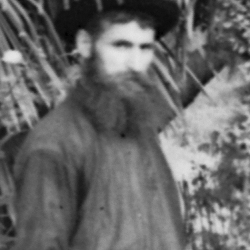
%> input picture data/alleia/r.png, 250 x 250 px
$ octave main.m   (GNU Octave 9; MATLAB toolbox functions it lacks are replaced by stand-ins)
%> lines starting %> are read from the running program, lines starting %| are printed output that depends on the picture
### load_channels.m
function channels = load_channels(folder, scale)
%> called with folder = 'data/factory/'
if nargin == 1
    scale = 1;
end
    channels = {};
    channels{1} = imread(strcat(folder, 'r.png'));
    channels{2} = imread(strcat(folder, 'g.png'));
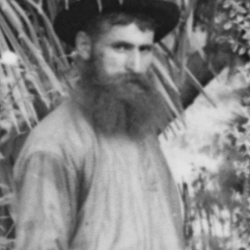
%> input picture data/alleia/g.png, 250 x 250 px
    channels{3} = imread(strcat(folder, 'b.png'));
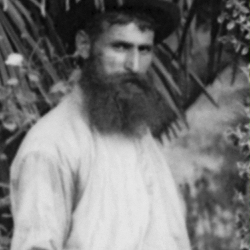
%> input picture data/alleia/b.png, 250 x 250 px
if scale ~= 1
    for i=1:numel(channels)
        channels{i} = imresize(channels{i}, scale);
    end
end
    for i=1:3
        channel = channels{i};
        if size(channel, 3) == 3
            channel = channel(:, :, i);
        end
        channels{i} = channel;
    end
%> after the loop, channels = 3 items

    max_size = [1, 1];
    for i=1:3
        max_size = max(max_size, size(channels{i}));
    end

    for i=1:3
        channel = channels{i};
        tmp = channel;
        channel = zeros(max_size);
        channel(1:size(tmp, 1), 1:size(tmp, 2)) = tmp;
        channels{i} = uint8(channel);% ./ 255;
    end

end

### crop.m
function cropped = crop(image, scale)
    if nargin == 1
        scale = 0.9;
    end
    assert(scale <= 1);
    resolution = size(image); resolution = int32(resolution(1:2));
    cropped_resolution = int32(resolution * scale);
    diff = resolution - cropped_resolution;

    top_left = int32(max((diff / 2), int32([1, 1])));
    bottom_right = top_left + cropped_resolution;

    cropped = image(top_left(1):bottom_right(1), top_left(2):bottom_right(2), :, :);
end

### compute_pyramids.m
function pyramids = compute_pyramids(channels, arg, option_minres)
    pyramids = {};
    method = 'Canny';
    for i = 1:3
        M = min(size(channels{i}));
        pyramids{i}{1} = {};
        pyramids{i}{1}{1} = channels{i};
        pyramids{i}{1}{2} = edge(channels{i},method,[], M/100.0);

        if (option_minres == 'minres')
            d = 2;
            while M > arg
                pyramids{i}{d} = {};
                pyramids{i}{d}{1} = impyramid(pyramids{i}{d-1}{1}, 'reduce');
                pyramids{i}{d}{2} = edge(pyramids{i}{d}{1},method,[],M/100.0);
                M = min(size( pyramids{i}{d}{1}));
                d = d+1;
            end
        else
            for d = 2:arg
                pyramids{i}{d} = {};
                pyramids{i}{d}{1} = impyramid(pyramids{i}{d-1}{1}, 'reduce');
                pyramids{i}{d}{2} = edge(pyramids{i}{d}{1},method,[],M/100.0);
                M = min(size( pyramids{i}{d}{1}));
            end
        end

    end
end

### recalage.m
function [p_g, q_g, p_b, q_b, a_g,  a_b, s_g, s_b] = recalage(pyramids, type, dof)
    if nargin ==1
        type = "im";
        dof ="full";
    end

    if nargin ==2
        dof ="full";
    end

    if(dof=="full")
        [p_g, q_g, p_b, q_b, a_g,  a_b, s_g, s_b] = recalage_transform(pyramids, type);
    else
        [p_g, q_g, p_b, q_b, a_g,  a_b, s_g, s_b] = recalage_translation(pyramids, type);
    end

   %[p_g, q_g, p_b, q_b, a_g,  a_b, s_g, s_b] = recalage_translation_IM(pyramids);
   %[p_g, q_g, p_b, q_b, a_g,  a_b, s_g, s_b] = recalage_transform_IM(pyramids);
end

% [21 lines left out: function recalage_translation, not called in this run]

function [p_g, q_g, p_b, q_b, a_g,  a_b, s_g, s_b] = recalage_transform(pyramids, type)
    [range_p, range_q] = size(pyramids{1}{end}{1});
    range_p = range_p/10;
    range_q = range_q/10;
    range_s = 0.5;
    range_a = pi/16;

    p_g = 0; q_g = 0; p_b = 0;q_b = 0; start_q_g = 0; start_p_g = 0; start_q_b = 0; start_p_b = 0;
    a_g =0; a_b =0; start_a_g = 0; start_a_b = 0;
    s_g = 1; s_b = 1; start_s_g = 1; start_s_b = 1;
    first = true;
    for depth = numel(pyramids{1}):-1:1
        disp(depth);

        [p_g, q_g, a_g, s_g] = best_transform(pyramids{1}{depth}, pyramids{2}{depth}, range_p, range_q, range_a, range_s, start_p_g, start_q_g, start_a_g, start_s_g, type);
        [p_b, q_b, a_b, s_b] = best_transform(pyramids{1}{depth}, pyramids{3}{depth}, range_p, range_q, range_a, range_s, start_p_b, start_q_b, start_a_b, start_s_b, type);

        start_p_g = 2*p_g;
        start_q_g = 2*q_g;
        start_p_b = 2*p_b;
        start_q_b = 2*q_b;
        start_a_g = a_g;
        start_a_b = a_b;
        if first
            start_a_g = 0;
            start_a_b = 0;
        end
        range_a = range_a/2.0;
        range_s = range_s/10.0;
        range_p = 4;
        range_q = 4;
        first = false;
    end


end

### best_transform.m
% computes (p,q) = argmin IM(I(x,y), Y(x+p, y+q))
function [best_p, best_q, best_a, best_s] = best_transform(I, Y, range_p, range_q, range_a, range_s, start_p, start_q, start_a, start_s, type)
    best_p = 0;
    best_q = 0;
    best_a = 0;
    best_s = 1;
    best_score = 0;

    %for s = 1-range_s:range_s:1+range_s
        for a = -range_a/2:range_a/4:range_a/2
            for p = -range_p/2:range_p/2
                for q = -range_q/2:range_q/2
                    %fprintf('%d/%d/%d/%d\n',s,a,p,q);
                    if strcmpi(type, 'im')
                        index = 1;
                        tmp = rigid_transformation(Y{index},start_p+p,start_q+q, start_a +a, 1);
                        score = mutual_information(hist2(I{index}, tmp));
                    elseif strcmpi(type, 'fmesure') || strcmpi(type, 'intersection') || strcmpi(type, 'union') || strcmpi(type, 'precision') || strcmpi(type, 'recall')
                        index = 2;
                        tmp = rigid_transformation(Y{index},start_p+p,start_q+q, start_a +a, 1);
                        [inter, union, precision, recall, fmesure] = logical_metrics(I{index}, tmp);
                        if(strcmpi(type, 'fmesure'))
                            score = fmesure;
                        elseif strcmpi(type, 'intersection')
                            score = inter;
                        elseif strcmpi(type, 'union')
                            score = union;
                        elseif strcmpi(type, 'precision')
                            score = precision;
                        elseif strcmpi(type, 'recall')
                            score = recall;
                        end
                    end

                    if score > best_score
                        disp(score);
                        best_score = score;
                        best_p = p + start_p;
                        best_q = q + start_q;
                        best_a = a + start_a;
                        imshow(I{index}*0.5 + tmp*0.5);
                        %best_s = s + start_s;
                    end
                end
            end
        end
    %end

end

### main.m
clear all; clf;
warning('off', 'Images:initSize:adjustingMag');
%% parameters
folder = 'data/factory/'; %what image

arg_pyramid = 60;
construct_until = 'minres'; % = 'minres' => arg_pyramid is the minimum resolution, else => arg_pyramid is the depth of the pyramid

similarity = 'im'; % 'im' or 'intersection' or 'union' or 'precision' or 'recall' or 'fmesure'(of edges)

dof = 'full'; % 'full' (trans + rot) or 'translation' (translation only)

do_demons = true;


%% load images
channels = load_channels(folder);
%> channels = 3 items
cropped_channels = channels;
%> cropped_channels = 3 items
for i = 1:3
    cropped_channels{i} = crop(channels{i}, 0.80);
end
%> this loop made 3 passes
%> pass 1, in crop, `cropped = image(top_left(1):bottom_right(1), top_left(2):bottom_right(..`:
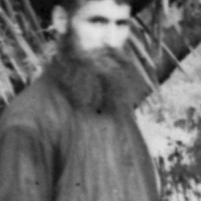
%> cropped: size 201x201 uint8; min 1, max 229, mean 109.7
%> pass 2, in crop (call 2), `cropped = image(top_left(1):bottom_right(1), top_left(2):bottom_right(..`:
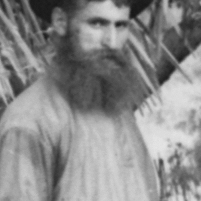
%> cropped: size 201x201 uint8; min 22, max 229, mean 138.8
%> pass 3, in crop (call 3), `cropped = image(top_left(1):bottom_right(1), top_left(2):bottom_right(..`:
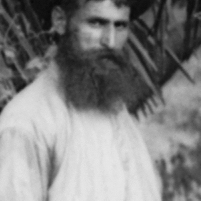
%> cropped: size 201x201 uint8; min 8, max 232, mean 129.5

channels{4} = cat(3, channels{1}, channels{2}, channels{3});
%imwrite(channels{4}, strcat(folder, 'rgb_naive.png'));

%% construct pyramid
pyramids = compute_pyramids(cropped_channels, arg_pyramid, construct_until);
%> after the loop in compute_pyramids, `for i = 1:3`: d = 4; pyramids = 3 items
%> pyramids = 3 items

%% registration
[p_g, q_g, p_b, q_b, a_g, a_b, s_g, s_b] = recalage(pyramids, similarity, dof);
%> in recalage_transform, `[range_p, range_q] = size(pyramids{1}{end}{1});`: range_p = 51
%> in recalage_transform, `range_p = range_p/10;`: range_p = 5.1
%> (the run ends here)
